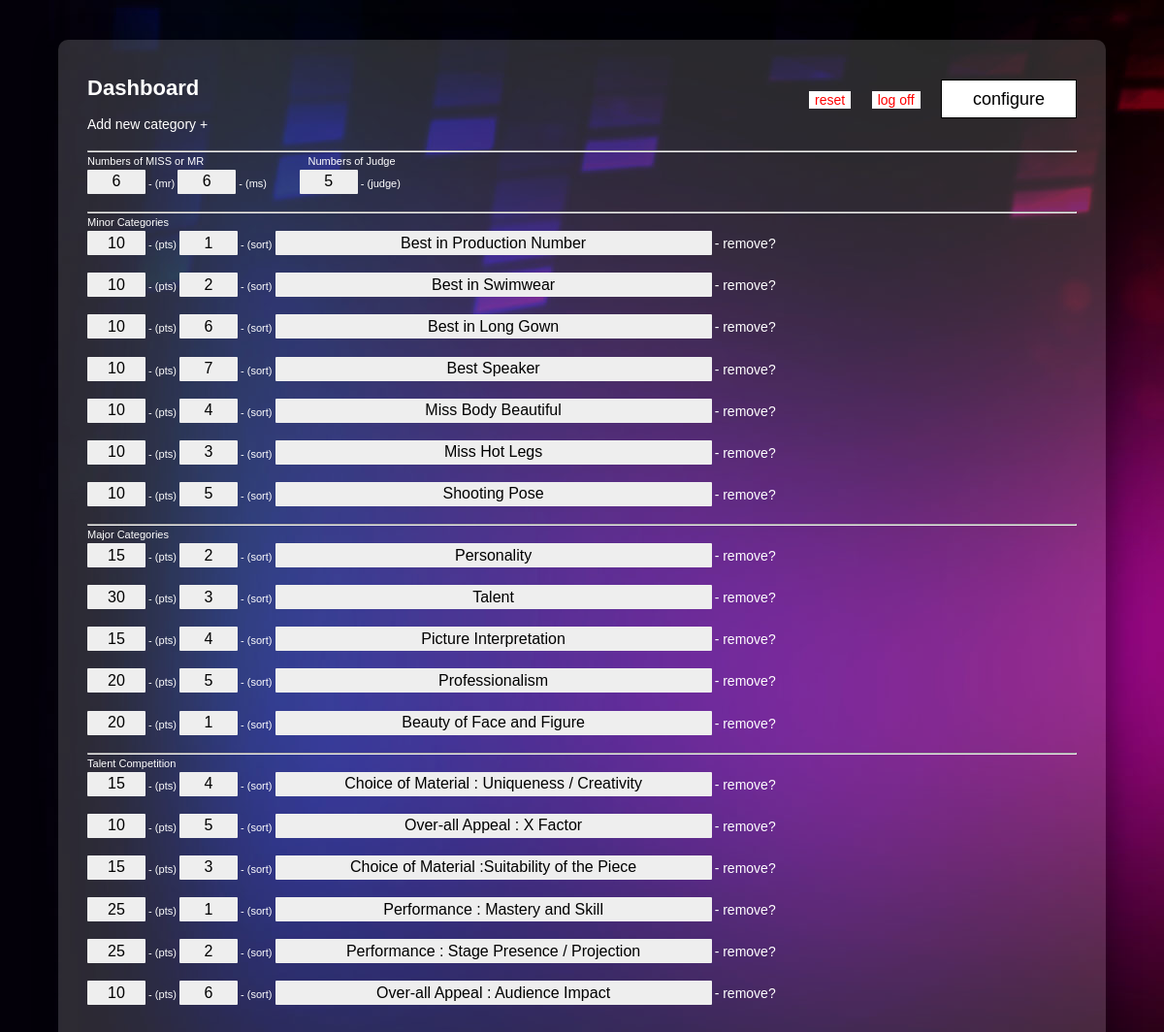
The app's page /dashboard/index.php?login=1 (signed in) with its own data.
### tables this page shows
CREATE TABLE `pair` (
  `id` int(11) NOT NULL,
  `num` int(11) NOT NULL,
  `type` varchar(20) NOT NULL
);

CREATE TABLE `judge` (
  `id` int(11) NOT NULL,
  `jdNum` int(11) NOT NULL
);

CREATE TABLE `categories` (
  `id` int(11) NOT NULL,
  `category` varchar(90) NOT NULL,
  `points` float NOT NULL,
  `sort` int(11) NOT NULL
);

CREATE TABLE `majorcategories` (
  `id` int(11) NOT NULL,
  `majorCat` varchar(80) NOT NULL,
  `points` float NOT NULL,
  `sort` int(11) NOT NULL
);

CREATE TABLE `talentcategories` (
  `id` int(11) NOT NULL,
  `majorCat` varchar(80) NOT NULL,
  `points` float NOT NULL,
  `sort` int(11) NOT NULL
);

### includes/function.php (called while the page is built, shortened)
<?php
function select($statement)
{
    $sql="SELECT * FROM {$statement}";
    $query=mysqli_query($GLOBALS['connection'], $sql);
    return $query;
}

### dashboard/index.php (the view, shortened to what this page needs)
<?php
    require_once("../includes/function.php");
?>
<!DOCTYPE html PUBLIC "-//W3C//DTD XHTML 1.0 Transitional//EN" "http://www.w3.org/TR/xhtml1/DTD/xhtml1-transitional.dtd">
<html xmlns="http://www.w3.org/1999/xhtml">
<head>
<link href="../includes/style.css" rel="stylesheet" type="text/css" />
</head>
<body><br /><br />
<div class="cat_score_area" id="major"><br /><br />
<div class="dash">
<h1>Dashboard</h1><br />
<?php
if (isset($_GET['add'])) {
?>
        <br /><form action="#" method="get">
        <input type="text" name="newcatsort" placeholder="#" class="textfield" />
        <input type="text" name="newcatpts" placeholder="points" class="textfield" />
        <input type="text" name="newcat" placeholder="Category Name" class="textfield"  style="width:200px;" />
        <select name="cat" class="textfield"  style="width:100px;">
            <option>Minor Category</option>
            <option>Major Category</option>
            <option>Talent Competition</option>
        </select>
        <input type="submit" name="nc_btn" value="add+" class="btn"  style="width:60px; height:27px;" />
        <a href="index.php"><input type="reset" name="reset_btn" value="close" class="btn"  style="width:60px; height:27px;" /></a>
        </form><br />
<?php
} else {
    echo "<a href='?add=1'>Add new category +</a><br><br>";
}
?>
<form action="#" method="get"><hr />
Numbers of MISS or MR &nbsp; &nbsp; &nbsp; &nbsp; &nbsp; &nbsp; &nbsp; &nbsp; &nbsp; &nbsp; &nbsp; &nbsp; &nbsp; &nbsp; &nbsp; &nbsp; &nbsp;
Numbers of Judge<br />
<?php
    $find=select("pair");
while ($pair=mysqli_fetch_array($find)) {
?>
    <input type="text" name="<?php echo "pair".$pair[0]; ?>" value="<?php
        echo $pair[1]; ?>" class="textfield" /> - (<?php echo $pair[2]; ?>)
<?php
}
    $find2=select("judge");
    $judge=mysqli_fetch_array($find2);
?>
      <input type="text" name="judge" value="<?php echo $judge[1]; ?>" class="textfield" /> - (judge)<br /><br />
<hr />Minor Categories<br />
<?php
    $find3=select("categories");
    $x=1;
while ($micat=mysqli_fetch_array($find3)) {
?>
    <input type="text" name="<?php echo "mipoi".$x; ?>" value="<?php echo $micat[2]; ?>" class="textfield" /> - (pts)
    <input type="text" name="<?php echo "misort".$x; ?>" value="<?php echo $micat[3]; ?>" class="textfield" /> - (sort)
    <input type="text" name="<?php echo "micat".$x; ?>" value="<?php echo $micat[1]; ?>" class="textfield" style="width:450px;" />
    <a href="?remove=1&table=categories&id=<?php echo $micat[0]; ?>" onclick="return confirm('Do you really want to remove this item?');"> - remove?</a>
        <br /><br />
<?php
$x++;
}
?>
<hr />Major Categories<br />
<?php
    $find4=select("majorcategories");
    $y=1;
while ($macat=mysqli_fetch_array($find4)) {
?>
    <input type="text" name="<?php echo "mapoi".$y; ?>" value="<?php echo $macat[2]; ?>" class="textfield" /> - (pts)
    <input type="text" name="<?php echo "masort".$y; ?>" value="<?php echo $macat[3]; ?>" class="textfield" /> - (sort)
    <input type="text" name="<?php echo "macat".$y; ?>" value="<?php echo $macat[1]; ?>" class="textfield" style="width:450px;" />
    <a href="?remove=1&table=majorcategories&id=<?php echo $macat[0]; ?>" onclick="return confirm('Do you really want to remove this item?');"> - remove?</a>
        <br /><br />
<?php
$y++;
}
?>
<hr />Talent Competition<br />
<?php
    $find4=select("talentcategories");
    $y=1;
while ($macat=mysqli_fetch_array($find4)) {
?>
    <input type="text" name="<?php echo "mapoi".$y; ?>" value="<?php echo $macat[2]; ?>" class="textfield" /> - (pts)
    <input type="text" name="<?php echo "masort".$y; ?>" value="<?php echo $macat[3]; ?>" class="textfield" /> - (sort)
    <input type="text" name="<?php echo "macat".$y; ?>" value="<?php echo $macat[1]; ?>" class="textfield" style="width:450px;" />
    <a href="?remove=1&table=talentcategories&id=<?php echo $macat[0]; ?>" onclick="return confirm('Do you really want to remove this item?');"> - remove?</a>
        <br /><br />
<?php
$y++;
}
?>
<div class="config_btn">
<a href="index.php?clear=all" class="btn" style="padding:0 5px;"><font color="#FF0000">reset</font></a> &nbsp;  &nbsp;  &nbsp;
<a href="login.php" class="btn" style="padding:0 5px;"><font color="#FF0000">log off</font></a> &nbsp;  &nbsp;  &nbsp;
<input type="submit" name="config_btn" value="configure" class="btn" />
</div></form>
</div></div><br /><br />
</body>
</html>

### includes/style.css (style rules this page uses)
* { margin:0; padding:0; }
* body { padding:5px 0 0 0; margin:0; font:0.69em Arial,Verdana, sans-serif; line-height:1.64em; background: url(images/bg.jpg) repeat; color:#FFF; }
a { color: #222; background:inherit; text-decoration:none; font-size:18px; }
.dash { padding:0 30px 30px 30px; position:relative; }
.config_btn { position:absolute; top:0px; right:30px; }
.dash a { color:#FFFFFF; font-size:14px; }
.cat_score_area { margin:0 auto; width:460px; padding-top:5px; padding-bottom:20px; background:rgba(204,204,204,.2); -webkit-border-radius: 10px; -moz-border-radius: 10px; -o-border-radius: 10px; border-radius: 10px; -webkit-box-shadow: 5px 5px 30px rgba(0,0,0,.4); -moz-box-shadow: 5px 5px 30px rgba(0,0,0,.4); -o-box-shadow: 5px 5px 30px rgba(0,0,0,.4); box-shadow: 5px 5px 30px rgba(0,0,0,.4); }
#major { width:90%; margin:0 auto; }
.textfield { width:60px; height:25px; text-align:center; border:none; font-size:16px; background:#eee; -webkit-border-radius: 1px; -moz-border-radius: 1px; -o-border-radius: 1px; border-radius: 1px; -webkit-transition: all .2s; -moz-transition: all .2s; -o-transition: all .2s; transition: all .2s; }
.btn { background:rgba(255,255,255,1); height:40px; width:140px; font-size:18px; border: 1px solid; -webkit-transition: all .5s; -moz-transition: all .5s; -o-transition: all .5s; transition: all .5s; }

### records on screen
pair: pair1 "6", type "mr"
pair: num "6", type "ms"
judge: judge "5"
categories: points "10", sort "1", category "Best in Production Number"
categories: points "10", sort "2", category "Best in Swimwear"
categories: points "10", sort "6", category "Best in Long Gown"
categories: points "10", sort "7", category "Best Speaker"
categories: points "10", sort "4", category "Miss Body Beautiful"
categories: points "10", sort "3", category "Miss Hot Legs"
categories: points "10", sort "5", category "Shooting Pose"
majorcategories: points "15", sort "2", majorCat "Personality"
majorcategories: points "30", sort "3", majorCat "Talent"
majorcategories: points "15", sort "4", majorCat "Picture Interpretation"
majorcategories: points "20", sort "5", majorCat "Professionalism"
majorcategories: points "20", sort "1", majorCat "Beauty of Face and Figure"
talentcategories: points "15", sort "4", majorCat "Choice of Material : Uniqueness / Creativity"
talentcategories: points "10", sort "5", majorCat "Over-all Appeal : X Factor"
talentcategories: points "15", sort "3", majorCat "Choice of Material :Suitability of the Piece"
talentcategories: points "25", sort "1", majorCat "Performance : Mastery and Skill"
talentcategories: points "25", sort "2", majorCat "Performance : Stage Presence / Projection"
talentcategories: points "10", sort "6", majorCat "Over-all Appeal : Audience Impact"
